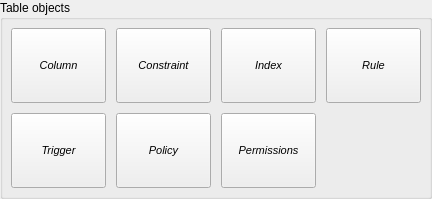
       <widget class="QGroupBox" name="tab_objs_grp">
        <property name="title">
         <string>Table objects</string>
        </property>
        <layout class="QGridLayout" name="gridLayout_7">
         <property name="leftMargin">
          <number>4</number>
         </property>
         <property name="topMargin">
          <number>4</number>
         </property>
         <property name="rightMargin">
          <number>4</number>
         </property>
         <property name="bottomMargin">
          <number>4</number>
         </property>
         <item row="0" column="0">
          <widget class="QWidget" name="tab_objs_btns_wgt" native="true">
           <property name="sizePolicy">
            <sizepolicy hsizetype="Preferred" vsizetype="Fixed">
             <horstretch>0</horstretch>
             <verstretch>0</verstretch>
            </sizepolicy>
           </property>
           <layout class="QGridLayout" name="gridLayout_2">
            <property name="leftMargin">
             <number>4</number>
            </property>
            <property name="topMargin">
             <number>4</number>
            </property>
            <property name="rightMargin">
             <number>4</number>
            </property>
            <property name="bottomMargin">
             <number>4</number>
            </property>
            <property name="spacing">
             <number>10</number>
            </property>
            <item row="0" column="4">
             <widget class="QToolButton" name="constraint_tb">
              <property name="sizePolicy">
               <sizepolicy hsizetype="Preferred" vsizetype="Fixed">
                <horstretch>0</horstretch>
                <verstretch>0</verstretch>
               </sizepolicy>
              </property>
              <property name="minimumSize">
               <size>
                <width>95</width>
                <height>75</height>
               </size>
              </property>
              <property name="font">
               <font>
                <pointsize>8</pointsize>
                <weight>50</weight>
                <italic>true</italic>
                <bold>false</bold>
               </font>
              </property>
              <property name="focusPolicy">
               <enum>Qt::NoFocus</enum>
              </property>
              <property name="text">
               <string>Constraint</string>
              </property>
              <property name="icon">
               <iconset resource="../res/resources.qrc">
                <normaloff>:/icones/icones/constraint.png</normaloff>:/icones/icones/constraint.png</iconset>
              </property>
              <property name="iconSize">
               <size>
                <width>32</width>
                <height>32</height>
               </size>
              </property>
              <property name="popupMode">
               <enum>QToolButton::InstantPopup</enum>
              </property>
              <property name="toolButtonStyle">
               <enum>Qt::ToolButtonTextUnderIcon</enum>
              </property>
             </widget>
            </item>
            <item row="0" column="2">
             <widget class="QToolButton" name="column_tb">
              <property name="sizePolicy">
               <sizepolicy hsizetype="Preferred" vsizetype="Fixed">
                <horstretch>0</horstretch>
                <verstretch>0</verstretch>
               </sizepolicy>
              </property>
              <property name="minimumSize">
               <size>
                <width>95</width>
                <height>75</height>
               </size>
              </property>
              <property name="font">
               <font>
                <pointsize>8</pointsize>
                <weight>50</weight>
                <italic>true</italic>
                <bold>false</bold>
               </font>
              </property>
              <property name="focusPolicy">
               <enum>Qt::NoFocus</enum>
              </property>
              <property name="text">
               <string>Column</string>
              </property>
              <property name="icon">
               <iconset resource="../res/resources.qrc">
                <normaloff>:/icones/icones/column.png</normaloff>:/icones/icones/column.png</iconset>
              </property>
              <property name="iconSize">
               <size>
                <width>32</width>
                <height>32</height>
               </size>
              </property>
              <property name="popupMode">
               <enum>QToolButton::InstantPopup</enum>
              </property>
              <property name="toolButtonStyle">
               <enum>Qt::ToolButtonTextUnderIcon</enum>
              </property>
             </widget>
            </item>
            <item row="1" column="8">
             <widget class="QToolButton" name="tab_perms_tb">
              <property name="sizePolicy">
               <sizepolicy hsizetype="Preferred" vsizetype="Fixed">
                <horstretch>0</horstretch>
                <verstretch>0</verstretch>
               </sizepolicy>
              </property>
              <property name="minimumSize">
               <size>
                <width>95</width>
                <height>75</height>
               </size>
              </property>
              <property name="font">
               <font>
                <pointsize>8</pointsize>
                <weight>50</weight>
                <italic>true</italic>
                <bold>false</bold>
               </font>
              </property>
              <property name="focusPolicy">
               <enum>Qt::NoFocus</enum>
              </property>
              <property name="text">
               <string>Permissions</string>
              </property>
              <property name="icon">
               <iconset resource="../res/resources.qrc">
                <normaloff>:/icones/icones/permission.png</normaloff>:/icones/icones/permission.png</iconset>
              </property>
              <property name="iconSize">
               <size>
                <width>32</width>
                <height>32</height>
               </size>
              </property>
              <property name="popupMode">
               <enum>QToolButton::InstantPopup</enum>
              </property>
              <property name="toolButtonStyle">
               <enum>Qt::ToolButtonTextUnderIcon</enum>
              </property>
             </widget>
            </item>
            <item row="0" column="8">
             <widget class="QToolButton" name="index_tb">
              <property name="sizePolicy">
               <sizepolicy hsizetype="Preferred" vsizetype="Fixed">
                <horstretch>0</horstretch>
                <verstretch>0</verstretch>
               </sizepolicy>
              </property>
              <property name="minimumSize">
               <size>
                <width>95</width>
                <height>75</height>
               </size>
              </property>
              <property name="font">
               <font>
                <pointsize>8</pointsize>
                <weight>50</weight>
                <italic>true</italic>
                <bold>false</bold>
               </font>
              </property>
              <property name="focusPolicy">
               <enum>Qt::NoFocus</enum>
              </property>
              <property name="text">
               <string>Index</string>
              </property>
              <property name="icon">
               <iconset resource="../res/resources.qrc">
                <normaloff>:/icones/icones/index.png</normaloff>:/icones/icones/index.png</iconset>
              </property>
              <property name="iconSize">
               <size>
                <width>32</width>
                <height>32</height>
               </size>
              </property>
              <property name="popupMode">
               <enum>QToolButton::InstantPopup</enum>
              </property>
              <property name="toolButtonStyle">
               <enum>Qt::ToolButtonTextUnderIcon</enum>
              </property>
             </widget>
            </item>
            <item row="0" column="9">
             <widget class="QToolButton" name="rule_tb">
              <property name="sizePolicy">
               <sizepolicy hsizetype="Preferred" vsizetype="Fixed">
                <horstretch>0</horstretch>
                <verstretch>0</verstretch>
               </sizepolicy>
              </property>
              <property name="minimumSize">
               <size>
                <width>95</width>
                <height>75</height>
               </size>
              </property>
              <property name="font">
               <font>
                <pointsize>8</pointsize>
                <weight>50</weight>
                <italic>true</italic>
                <bold>false</bold>
               </font>
              </property>
              <property name="focusPolicy">
               <enum>Qt::NoFocus</enum>
              </property>
              <property name="text">
               <string>Rule</string>
              </property>
              <property name="icon">
               <iconset resource="../res/resources.qrc">
                <normaloff>:/icones/icones/rule.png</normaloff>:/icones/icones/rule.png</iconset>
              </property>
              <property name="iconSize">
               <size>
                <width>32</width>
                <height>32</height>
               </size>
              </property>
              <property name="popupMode">
               <enum>QToolButton::InstantPopup</enum>
              </property>
              <property name="toolButtonStyle">
               <enum>Qt::ToolButtonTextUnderIcon</enum>
              </property>
             </widget>
            </item>
            <item row="1" column="2">
             <widget class="QToolButton" name="trigger_tb">
              <property name="sizePolicy">
               <sizepolicy hsizetype="Preferred" vsizetype="Fixed">
                <horstretch>0</horstretch>
                <verstretch>0</verstretch>
               </sizepolicy>
              </property>
              <property name="minimumSize">
               <size>
                <width>95</width>
                <height>75</height>
               </size>
              </property>
              <property name="font">
               <font>
                <pointsize>8</pointsize>
                <weight>50</weight>
                <italic>true</italic>
                <bold>false</bold>
               </font>
              </property>
              <property name="focusPolicy">
               <enum>Qt::NoFocus</enum>
              </property>
              <property name="text">
               <string>Trigger</string>
              </property>
              <property name="icon">
               <iconset resource="../res/resources.qrc">
                <normaloff>:/icones/icones/trigger.png</normaloff>:/icones/icones/trigger.png</iconset>
              </property>
              <property name="iconSize">
               <size>
                <width>32</width>
                <height>32</height>
               </size>
              </property>
              <property name="popupMode">
               <enum>QToolButton::InstantPopup</enum>
              </property>
              <property name="toolButtonStyle">
               <enum>Qt::ToolButtonTextUnderIcon</enum>
              </property>
             </widget>
            </item>
            <item row="1" column="4">
             <widget class="QToolButton" name="policy_tb">
              <property name="sizePolicy">
               <sizepolicy hsizetype="Preferred" vsizetype="Fixed">
                <horstretch>0</horstretch>
                <verstretch>0</verstretch>
               </sizepolicy>
              </property>
              <property name="minimumSize">
               <size>
                <width>95</width>
                <height>75</height>
               </size>
              </property>
              <property name="font">
               <font>
                <pointsize>8</pointsize>
                <weight>50</weight>
                <italic>true</italic>
                <bold>false</bold>
               </font>
              </property>
              <property name="focusPolicy">
               <enum>Qt::NoFocus</enum>
              </property>
              <property name="text">
               <string>Policy</string>
              </property>
              <property name="icon">
               <iconset resource="../res/resources.qrc">
                <normaloff>:/icones/icones/policy.png</normaloff>:/icones/icones/policy.png</iconset>
              </property>
              <property name="iconSize">
               <size>
                <width>32</width>
                <height>32</height>
               </size>
              </property>
              <property name="popupMode">
               <enum>QToolButton::InstantPopup</enum>
              </property>
              <property name="toolButtonStyle">
               <enum>Qt::ToolButtonTextUnderIcon</enum>
              </property>
             </widget>
            </item>
           </layout>
          </widget>
         </item>
        </layout>
       </widget>
